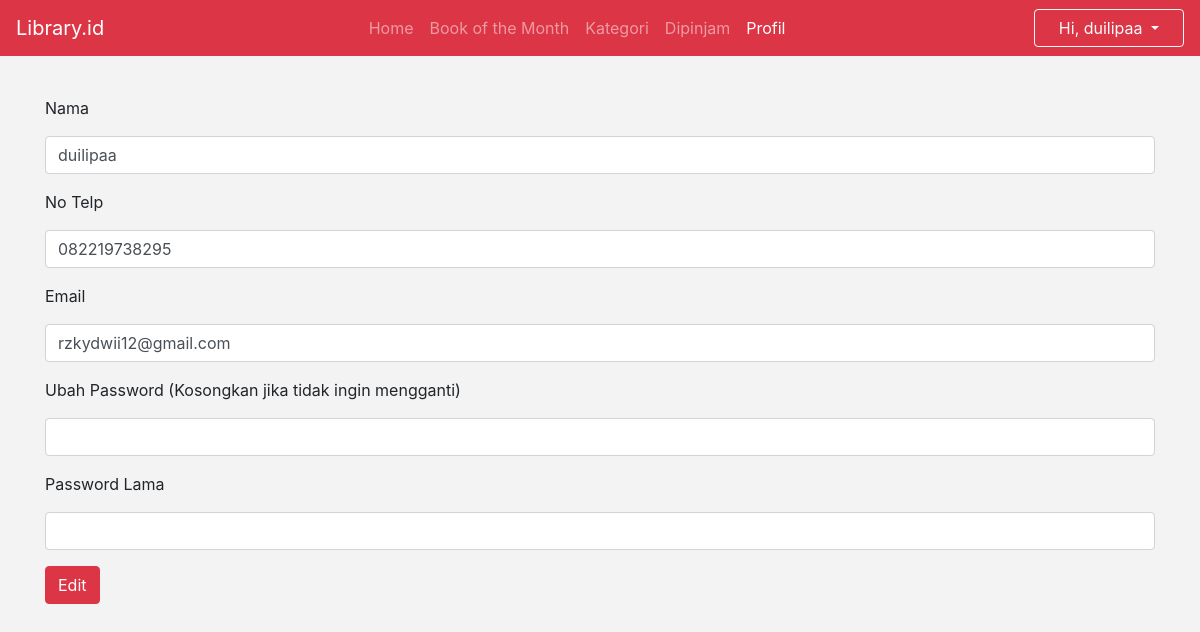
Screenshot of /profil.php (signed in) with the database file from the repository.
### tables this page shows
CREATE TABLE `user` (
  `id` int(11) NOT NULL,
  `nama` varchar(255) NOT NULL DEFAULT '0',
  `email` varchar(255) NOT NULL DEFAULT '0',
  `username` varchar(255) NOT NULL DEFAULT '0',
  `no_ktp` varchar(255) NOT NULL DEFAULT '0',
  `no_telp` varchar(255) NOT NULL DEFAULT '0',
  `password` varchar(255) NOT NULL DEFAULT '0'
);

### classes.php (called while the page is built, shortened)
<?php
class DB {
    public $conn;
    function __construct($servername,$username,$password,$dbname)
    {
        $this->conn = new mysqli($servername,$username,$password,$dbname);
    }
    function query($query,$type,...$params)
    {
        $stmt = $this->conn->prepare($query);
        $stmt->bind_param($type, ...$params);
        return $stmt;
    }
}
class User
{
    function __construct(DB $db,$id)
    {
        $this->db = $db;
        $stmt = $this->db->query(
            "SELECT * FROM user WHERE id = ?;",
            "i",
            intval($id)
        );
        $stmt->execute();
        $res = $stmt->get_result();
        $data = $res->fetch_assoc();
        $this->nama = $data["nama"];
        $this->email = $data["email"];
        $this->no_telp = $data["no_telp"];
    }
}

### connect.php (called while the page is built)
<?php
require "classes.php";
$db = new DB("localhost","root","","library.id");

### view/profil.php (the view, shortened to what this page needs)
<!DOCTYPE html>
<html lang="en">
<head>
    <link href="css/bootstrap.min.css" rel="stylesheet">
    <link href="css/app.css" rel="stylesheet">
</head>
<body style="background-color: rgb(243, 243, 243);">
    <?php
    $profil = "active";
    require "view/navbar-user.php";
    ?>
    <br>
    <div class="container mt-3">
        <form method="post" action="actions/editprofil">
            <div class="mb-3">
                <p>Nama</p>
                <input name="nama" value="<?php echo $user->nama ?>" class="form-control">
            </div>
            <div class="mb-3">
                <p>No Telp</p>
                <input name="no_telp" value="<?php echo $user->no_telp ?>" class="form-control">
            </div>
            <div class="mb-3">
                <p>Email</p>
                <input name="email" value="<?php echo $user->email ?>" class="form-control">
            </div>
            <div class="mb-3">
                <p>Ubah Password (Kosongkan jika tidak ingin mengganti)</p>
                <input name="password" class="form-control">
            </div>
            <div class="mb-3">
                <p>Password Lama</p>
                <input name="cpassword" class="form-control">
            </div>
            <button class="btn btn-danger">Edit</button>
        </form>
    </div>
</body>
</html>

### view/navbar-user.php (shortened to what this page needs)
<nav class="navbar navbar-expand-lg navbar-dark bg-danger">
        <a class="navbar-brand" href="#">Library.id</a>
        <div class="collapse navbar-collapse justify-content-center" id="navbarNav">
            <ul class="navbar-nav">
                <li class="nav-item <?php echo $home ?? ""; ?>">
                    <a class="nav-link" href="homepage">Home<span class="sr-only">(current)</span></a>
                </li>
                <li class="nav-item <?php echo $bom ?? ""; ?>">
                    <a class="nav-link" href="bookmonth">Book of the Month</a>
                </li>
                <li class="nav-item <?php echo $kategori ?? ""; ?>">
                    <a class="nav-link" href="kategori">Kategori</a>
                </li>
                <li class="nav-item <?php echo $dipinjam ?? ""; ?>">
                    <a class="nav-link" href="dipinjam">Dipinjam</a>
                </li>
                <li class="nav-item <?php echo $profil ?? ""; ?>">
                    <a class="nav-link" href="profil">Profil</a>
                </li>
            </ul>
        </div>
        <div class="dropdown">
            <button class="btn btn-outline-light dropdown-toggle" style="min-width:150px;" type="button" id="dropdownMenuButton" data-toggle="dropdown" aria-haspopup="true" aria-expanded="false">
                Hi, <?php echo $user->nama; ?>
            </button>
        </div>
    </nav>

### rows the page displays
user: nama "duilipaa", no_telp "082219738295", email "rzkydwii12@gmail.com"
